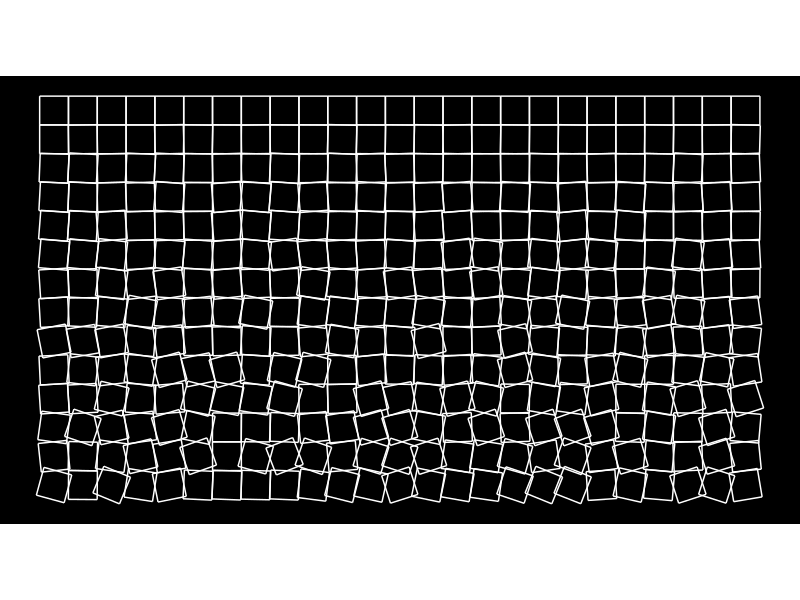
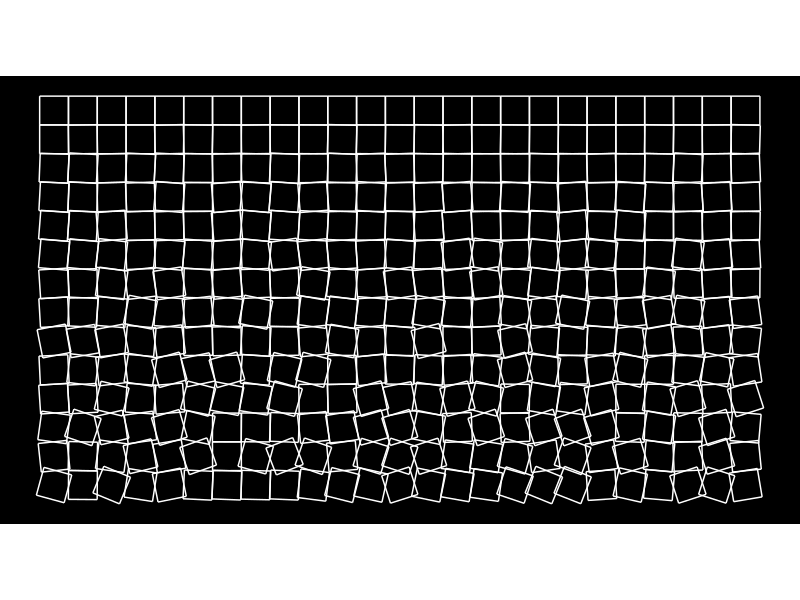

The R script that drew these images, in order:
# Author: Stuart Morrison
# Date: 28 May 2019
library(tidyverse, quietly = T)
library(magrittr, quietly = T)
library(scales, quietly = T)

"###############################################################################
#### Falling rectangles ####
###############################################################################"

################################################################################
#### Function to make segments ####
################################################################################

    segment_maker <- function(x, y, rotation) {

        rotation_matrix <- matrix(c(cos(rotation), -sin(rotation),
                                    sin(rotation), cos(rotation)),
                                  byrow = TRUE, nrow = 2)

        a <- rotation_matrix %*% matrix(c(0.5, -0.5), nrow = 2)
        b <- rotation_matrix %*% matrix(c(0.5, 0.5), nrow = 2)
        c <- rotation_matrix %*% matrix(c(-0.5, 0.5), nrow = 2)
        d <- rotation_matrix %*% matrix(c(-0.5, -0.5), nrow = 2)

        temp <- tibble(x_0 = x, y_0 = y, point = paste(x, y, sep = "-"),
                       x = c(a[1, 1], b[1, 1], c[1, 1], d[1, 1]),
                       xend = c(b[1, 1], c[1, 1], d[1, 1], a[1, 1]),
                       y = c(a[2, 1], b[2, 1], c[2, 1], d[2, 1]),
                       yend = c(b[2, 1], c[2, 1], d[2, 1], a[2, 1]))


    }

################################################################################
#### Make data ####
################################################################################

    rectangles <- tibble()
    for (xx in 1:25) {
        for (yy in 1:14) {
            temp_rotation <- runif(n = 1, min = -pi / 4 * (yy - 1) / 25,
                                   max = pi / 4 * (yy - 1) / 25)

            rectangles %<>% bind_rows(segment_maker(x = xx,
                                                    y = yy,
                                                    rotation = temp_rotation))
        }
    }

################################################################################
#### Plot ####
################################################################################

    g <- ggplot() +
            coord_fixed() +
            geom_segment(data = rectangles,
                         aes(x = x + x_0, y = -y - y_0,
                             xend = xend + x_0, yend = -yend - y_0,
                             group = point),
                         col = "#FFFFFF") +
            theme_void() +
            theme(plot.background = element_rect(fill = "#000000",
                                                 colour = NA))
    ggsave(filename = "Charts/falling_rectangles.png", plot = g,
           width = 26.7, height = 15, units = "in", bg = "#000000")

################################################################################
#### Plot ####
################################################################################

    g <- ggplot() +
            coord_fixed() +
            geom_segment(data = rectangles,
                         aes(x = x + x_0, y = -y - y_0,
                             xend = xend + x_0, yend = -yend - y_0,
                             group = point),
                         col = "#FFFFFF") +
            theme_void() +
            theme(plot.background = element_rect(fill = "#000000",
                                                 colour = NA))
    ggsave(filename = "Charts/falling_rectangles_lo_res.png", plot = g,
           width = 13.35, height = 7.5, units = "in", bg = "#000000")

